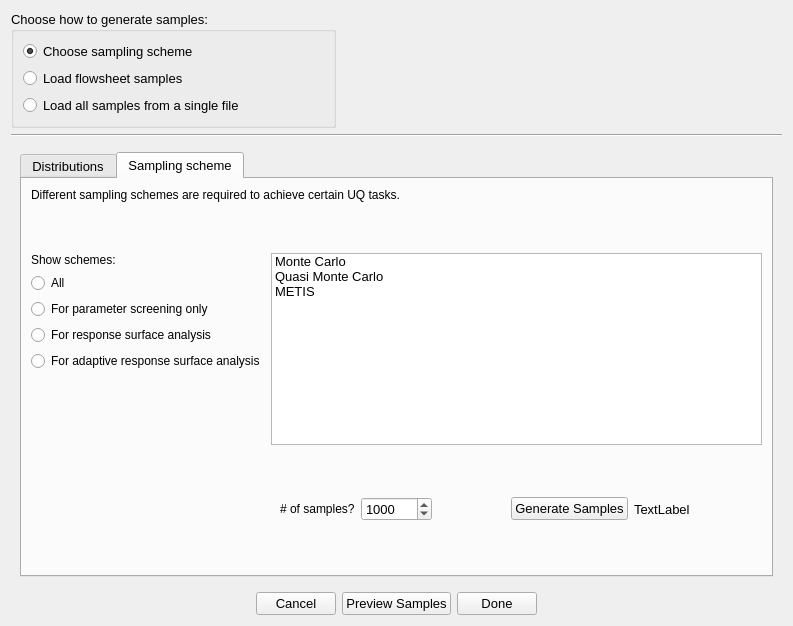
<?xml version="1.0" encoding="UTF-8"?>
<ui version="4.0">
 <class>Dialog</class>
 <widget class="QDialog" name="Dialog">
  <property name="geometry">
   <rect>
    <x>0</x>
    <y>0</y>
    <width>793</width>
    <height>626</height>
   </rect>
  </property>
  <property name="font">
   <font>
    <pointsize>10</pointsize>
   </font>
  </property>
  <property name="windowTitle">
   <string>Simulation Ensemble Setup</string>
  </property>
  <layout class="QGridLayout" name="gridLayout">
   <item row="4" column="0" colspan="5">
    <widget class="Line" name="line">
     <property name="orientation">
      <enum>Qt::Horizontal</enum>
     </property>
    </widget>
   </item>
   <item row="5" column="0" colspan="5">
    <widget class="QStackedWidget" name="samplePages">
     <property name="currentIndex">
      <number>0</number>
     </property>
     <widget class="QWidget" name="chooseSchemePage">
      <layout class="QGridLayout" name="gridLayout_2">
       <item row="0" column="0">
        <widget class="QTabWidget" name="samplingTabs">
         <property name="toolTip">
          <string>Identify the input parameters with uncertainty and characterize their probability distributions.</string>
         </property>
         <property name="currentIndex">
          <number>1</number>
         </property>
         <widget class="QWidget" name="distTab">
          <attribute name="title">
           <string>Distributions</string>
          </attribute>
          <layout class="QGridLayout" name="gridLayout_3">
           <item row="0" column="0">
            <widget class="InputPriorTable" name="distTable">
             <property name="maximumSize">
              <size>
               <width>100000</width>
               <height>1000000</height>
              </size>
             </property>
             <column>
              <property name="text">
               <string>Name</string>
              </property>
             </column>
             <column>
              <property name="text">
               <string>Type</string>
              </property>
             </column>
             <column>
              <property name="text">
               <string>Default</string>
              </property>
             </column>
             <column>
              <property name="text">
               <string>Min</string>
              </property>
             </column>
             <column>
              <property name="text">
               <string>Max</string>
              </property>
             </column>
             <column>
              <property name="text">
               <string>PDF</string>
              </property>
             </column>
             <column>
              <property name="text">
               <string>Param 1</string>
              </property>
             </column>
             <column>
              <property name="text">
               <string>Param 2</string>
              </property>
             </column>
            </widget>
           </item>
           <item row="1" column="0">
            <layout class="QHBoxLayout" name="horizontalLayout_5">
             <item>
              <widget class="QPushButton" name="allFixedButton">
               <property name="toolTip">
                <string>Click to set all input parameters to fixed.</string>
               </property>
               <property name="text">
                <string>All Fixed</string>
               </property>
              </widget>
             </item>
             <item>
              <widget class="QPushButton" name="allVariableButton">
               <property name="toolTip">
                <string>Click to set all input parameters to variable.</string>
               </property>
               <property name="text">
                <string>All Variable</string>
               </property>
              </widget>
             </item>
            </layout>
           </item>
          </layout>
         </widget>
         <widget class="QWidget" name="tab_2">
          <attribute name="title">
           <string>Sampling scheme</string>
          </attribute>
          <layout class="QGridLayout" name="gridLayout_4">
           <item row="0" column="0" colspan="2">
            <widget class="QLabel" name="label_3">
             <property name="font">
              <font>
               <pointsize>9</pointsize>
              </font>
             </property>
             <property name="text">
              <string>Different sampling schemes are required to achieve certain UQ tasks.</string>
             </property>
            </widget>
           </item>
           <item row="2" column="0">
            <layout class="QVBoxLayout" name="verticalLayout">
             <item>
              <widget class="QLabel" name="label_4">
               <property name="font">
                <font>
                 <pointsize>9</pointsize>
                </font>
               </property>
               <property name="text">
                <string>Show schemes:</string>
               </property>
              </widget>
             </item>
             <item>
              <widget class="QRadioButton" name="allSchemesRadio">
               <property name="font">
                <font>
                 <pointsize>9</pointsize>
                </font>
               </property>
               <property name="text">
                <string>All</string>
               </property>
              </widget>
             </item>
             <item>
              <widget class="QRadioButton" name="paramScreenRadio">
               <property name="font">
                <font>
                 <pointsize>9</pointsize>
                </font>
               </property>
               <property name="text">
                <string>For parameter screening only</string>
               </property>
              </widget>
             </item>
             <item>
              <widget class="QRadioButton" name="otherRadio">
               <property name="font">
                <font>
                 <pointsize>9</pointsize>
                </font>
               </property>
               <property name="text">
                <string>For response surface analysis</string>
               </property>
              </widget>
             </item>
             <item>
              <widget class="QRadioButton" name="adaptiveRefineRadio">
               <property name="font">
                <font>
                 <pointsize>9</pointsize>
                </font>
               </property>
               <property name="text">
                <string>For adaptive response surface analysis</string>
               </property>
              </widget>
             </item>
             <item>
              <spacer name="verticalSpacer">
               <property name="orientation">
                <enum>Qt::Vertical</enum>
               </property>
               <property name="sizeHint" stdset="0">
                <size>
                 <width>20</width>
                 <height>40</height>
                </size>
               </property>
              </spacer>
             </item>
            </layout>
           </item>
           <item row="2" column="1">
            <widget class="QListWidget" name="schemesList">
             <property name="maximumSize">
              <size>
               <width>16777215</width>
               <height>16777215</height>
              </size>
             </property>
             <property name="toolTip">
              <string>Select the sampling scheme suitable for your analysis.
Each sampling scheme will fill the space differently.
You can always preview your ensemble after it is generated.</string>
             </property>
             <item>
              <property name="text">
               <string>Monte Carlo</string>
              </property>
             </item>
             <item>
              <property name="text">
               <string>Quasi Monte Carlo</string>
              </property>
             </item>
             <item>
              <property name="text">
               <string>METIS</string>
              </property>
             </item>
            </widget>
           </item>
           <item row="4" column="0" colspan="2">
            <layout class="QHBoxLayout" name="horizontalLayout_4">
             <item>
              <layout class="QHBoxLayout" name="horizontalLayout_3">
               <item>
                <spacer name="horizontalSpacer_5">
                 <property name="orientation">
                  <enum>Qt::Horizontal</enum>
                 </property>
                 <property name="sizeHint" stdset="0">
                  <size>
                   <width>40</width>
                   <height>20</height>
                  </size>
                 </property>
                </spacer>
               </item>
               <item>
                <widget class="QLabel" name="label_5">
                 <property name="font">
                  <font>
                   <pointsize>9</pointsize>
                  </font>
                 </property>
                 <property name="text">
                  <string># of samples?</string>
                 </property>
                </widget>
               </item>
              </layout>
             </item>
             <item>
              <widget class="QSpinBox" name="numSamplesBox">
               <property name="minimum">
                <number>10</number>
               </property>
               <property name="maximum">
                <number>1000000</number>
               </property>
               <property name="value">
                <number>1000</number>
               </property>
              </widget>
             </item>
             <item>
              <layout class="QHBoxLayout" name="horizontalLayout_2">
               <item>
                <spacer name="horizontalSpacer_4">
                 <property name="orientation">
                  <enum>Qt::Horizontal</enum>
                 </property>
                 <property name="sizeHint" stdset="0">
                  <size>
                   <width>40</width>
                   <height>20</height>
                  </size>
                 </property>
                </spacer>
               </item>
               <item>
                <widget class="QPushButton" name="generateSamplesButton">
                 <property name="text">
                  <string>Generate Samples</string>
                 </property>
                </widget>
               </item>
               <item>
                <widget class="QLabel" name="generateStatusText">
                 <property name="text">
                  <string>TextLabel</string>
                 </property>
                </widget>
               </item>
               <item>
                <spacer name="horizontalSpacer">
                 <property name="orientation">
                  <enum>Qt::Horizontal</enum>
                 </property>
                 <property name="sizeHint" stdset="0">
                  <size>
                   <width>40</width>
                   <height>20</height>
                  </size>
                 </property>
                </spacer>
               </item>
              </layout>
             </item>
            </layout>
           </item>
           <item row="5" column="0">
            <spacer name="verticalSpacer_2">
             <property name="orientation">
              <enum>Qt::Vertical</enum>
             </property>
             <property name="sizeHint" stdset="0">
              <size>
               <width>20</width>
               <height>40</height>
              </size>
             </property>
            </spacer>
           </item>
           <item row="3" column="0">
            <spacer name="verticalSpacer_3">
             <property name="orientation">
              <enum>Qt::Vertical</enum>
             </property>
             <property name="sizeHint" stdset="0">
              <size>
               <width>20</width>
               <height>40</height>
              </size>
             </property>
            </spacer>
           </item>
           <item row="1" column="0">
            <spacer name="verticalSpacer_4">
             <property name="orientation">
              <enum>Qt::Vertical</enum>
             </property>
             <property name="sizeHint" stdset="0">
              <size>
               <width>20</width>
               <height>40</height>
              </size>
             </property>
            </spacer>
           </item>
          </layout>
         </widget>
        </widget>
       </item>
      </layout>
     </widget>
     <widget class="QWidget" name="loadSamplesPage">
      <layout class="QVBoxLayout" name="verticalLayout_4">
       <item>
        <widget class="QGroupBox" name="groupBox">
         <property name="title">
          <string>Load samples</string>
         </property>
         <widget class="QLabel" name="label_2">
          <property name="geometry">
           <rect>
            <x>20</x>
            <y>30</y>
            <width>81</width>
            <height>21</height>
           </rect>
          </property>
          <property name="text">
           <string>Sample</string>
          </property>
         </widget>
         <widget class="QWidget" name="layoutWidget">
          <property name="geometry">
           <rect>
            <x>10</x>
            <y>50</y>
            <width>501</width>
            <height>33</height>
           </rect>
          </property>
          <layout class="QHBoxLayout" name="horizontalLayout">
           <item>
            <widget class="QLineEdit" name="sampleFileNameEdit">
             <property name="font">
              <font>
               <pointsize>9</pointsize>
              </font>
             </property>
            </widget>
           </item>
           <item>
            <widget class="QPushButton" name="browseButton">
             <property name="text">
              <string>Browse...</string>
             </property>
            </widget>
           </item>
          </layout>
         </widget>
        </widget>
       </item>
      </layout>
     </widget>
     <widget class="QWidget" name="adaptiveFSDataPage">
      <layout class="QVBoxLayout" name="verticalLayout_5">
       <item>
        <widget class="QWidget" name="dataViewWidget" native="true">
         <property name="sizePolicy">
          <sizepolicy hsizetype="Expanding" vsizetype="Expanding">
           <horstretch>0</horstretch>
           <verstretch>0</verstretch>
          </sizepolicy>
         </property>
        </widget>
       </item>
      </layout>
     </widget>
    </widget>
   </item>
   <item row="6" column="0">
    <spacer name="horizontalSpacer_2">
     <property name="orientation">
      <enum>Qt::Horizontal</enum>
     </property>
     <property name="sizeHint" stdset="0">
      <size>
       <width>143</width>
       <height>20</height>
      </size>
     </property>
    </spacer>
   </item>
   <item row="6" column="1">
    <widget class="QPushButton" name="cancelButton">
     <property name="text">
      <string>Cancel</string>
     </property>
    </widget>
   </item>
   <item row="6" column="2">
    <widget class="QPushButton" name="previewButton">
     <property name="text">
      <string>Preview Samples</string>
     </property>
    </widget>
   </item>
   <item row="6" column="3">
    <widget class="QPushButton" name="doneButton">
     <property name="text">
      <string>Done</string>
     </property>
    </widget>
   </item>
   <item row="6" column="4">
    <spacer name="horizontalSpacer_3">
     <property name="orientation">
      <enum>Qt::Horizontal</enum>
     </property>
     <property name="sizeHint" stdset="0">
      <size>
       <width>95</width>
       <height>20</height>
      </size>
     </property>
    </spacer>
   </item>
   <item row="0" column="0" colspan="2">
    <widget class="QGroupBox" name="groupBox_2">
     <property name="title">
      <string>Choose how to generate samples:</string>
     </property>
     <layout class="QVBoxLayout" name="verticalLayout_2">
      <item>
       <widget class="QRadioButton" name="chooseSchemeRadio">
        <property name="toolTip">
         <string>Choose this option if you want to generate
a new ensemble.</string>
        </property>
        <property name="text">
         <string>Choose sampling scheme</string>
        </property>
        <property name="checked">
         <bool>true</bool>
        </property>
       </widget>
      </item>
      <item>
       <widget class="QRadioButton" name="flowsheetDataRadio">
        <property name="toolTip">
         <string>Choose this option if you have an existing
ensemble from your flowsheet.</string>
        </property>
        <property name="text">
         <string>Load flowsheet samples</string>
        </property>
       </widget>
      </item>
      <item>
       <widget class="QRadioButton" name="loadSamplesRadio">
        <property name="toolTip">
         <string>Choose this option if you have an existing
ensemble saved as a PSUADE file.</string>
        </property>
        <property name="text">
         <string>Load all samples from a single file</string>
        </property>
       </widget>
      </item>
     </layout>
    </widget>
   </item>
  </layout>
 </widget>
 <customwidgets>
  <customwidget>
   <class>InputPriorTable</class>
   <extends>QTableWidget</extends>
   <header>foqus_lib/gui/uq/InputPriorTable</header>
  </customwidget>
 </customwidgets>
 <tabstops>
  <tabstop>doneButton</tabstop>
  <tabstop>previewButton</tabstop>
  <tabstop>cancelButton</tabstop>
  <tabstop>samplingTabs</tabstop>
  <tabstop>distTable</tabstop>
  <tabstop>allFixedButton</tabstop>
  <tabstop>allVariableButton</tabstop>
  <tabstop>sampleFileNameEdit</tabstop>
  <tabstop>browseButton</tabstop>
  <tabstop>allSchemesRadio</tabstop>
  <tabstop>paramScreenRadio</tabstop>
  <tabstop>otherRadio</tabstop>
  <tabstop>adaptiveRefineRadio</tabstop>
  <tabstop>schemesList</tabstop>
 </tabstops>
 <resources/>
 <connections/>
</ui>
